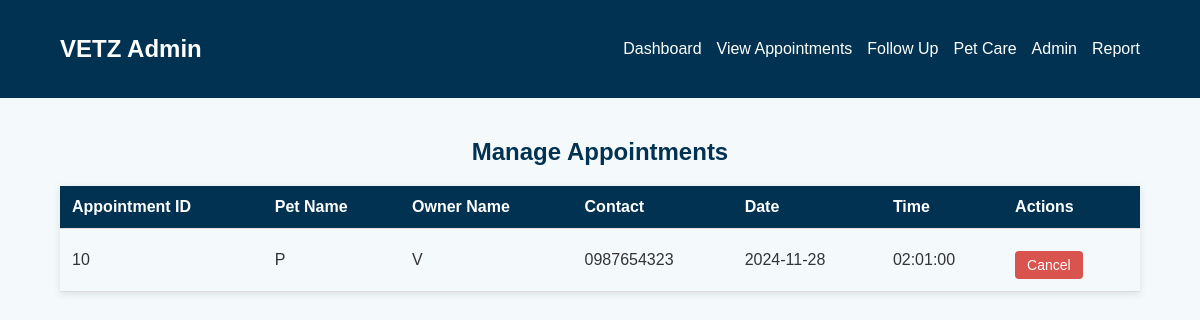
The page /Admin/admin-appointments.php on the database its author committed.
### tables this page shows
CREATE TABLE `Appointment` (
  `AppointmentID` int NOT NULL,
  `PatientID` int DEFAULT NULL,
  `petName` varchar(100) NOT NULL,
  `OwnerName` varchar(100) NOT NULL,
  `Contact` varchar(10) NOT NULL,
  `AppointmentDate` date DEFAULT NULL,
  `AppointmentTime` time DEFAULT NULL
);

### Admin/admin-appointments.php (the view, shortened to what this page needs)
<?php
include('db_connection.php');
$query = "SELECT AppointmentID, petName, OwnerName, Contact, AppointmentDate, AppointmentTime FROM Appointment";
$result = mysqli_query($conn, $query);
?>
<!DOCTYPE html>
<html lang="en">
<head>
    <link rel="stylesheet" href="styles.css">
</head>
<body>
    <header class="navbar">
        <div class="container">
            <div class="logo">VETZ Admin</div>
            <nav>
                <ul class="nav-links">
                    <li><a href="admin-dashboard.html">Dashboard</a></li>
                    <li><a href="admin-appointments.php">View Appointments</a></li>
                    <li><a href="admin-follow-up.html">Follow Up</a></li>
                    <li><a href="admin-pet-care.html">Pet Care</a></li>
                    <li><a href="admin-user.html">Admin</a></li>
                    <li><a href="user_report.php">Report</a></li>
                </ul>
            </nav>
        </div>
    </header>
    <div class="container">
        <h2>Manage Appointments</h2>
        <table class="admin-table" id="appointmentTable">
            <thead>
                <tr>
                    <th>Appointment ID</th>
                    <th>Pet Name</th>
                    <th>Owner Name</th>
                    <th>Contact</th>
                    <th>Date</th>
                    <th>Time</th>
                    <th>Actions</th>
                </tr>
            </thead>
            <tbody>
                <?php while ($row = mysqli_fetch_assoc($result)) : ?>
                    <tr id="row-<?= $row['AppointmentID']; ?>">
                        <td><?= $row['AppointmentID']; ?></td>
                        <td><?= $row['petName']; ?></td>
                        <td><?= $row['OwnerName']; ?></td>
                        <td><?= $row['Contact']; ?></td>
                        <td><?= $row['AppointmentDate']; ?></td>
                        <td><?= $row['AppointmentTime']; ?></td>
                        <td>
                            <button class="danger" onclick="cancelAppointment(<?= $row['AppointmentID']; ?>)">Cancel</button>
                        </td>
                    </tr>
                <?php endwhile; ?>
            </tbody>
        </table>
    </div>
</body>
</html>

### Admin/styles.css (style rules this page uses)
* { margin: 0; padding: 0; box-sizing: border-box; font-family: Arial, sans-serif; }
body { background-color: #f4f9fc; color: #333; }
.container { width: 90%; max-width: 1200px; margin: 0 auto; padding: 20px 0; }
.navbar { background-color: #013251; padding: 15px 0; }
.navbar .container { display: flex; justify-content: space-between; align-items: center; }
.logo { color: #ffffff; font-size: 24px; font-weight: bold; }
.nav-links { list-style-type: none; display: flex; gap: 15px; }
.nav-links a { color: #ffffff; text-decoration: none; font-size: 16px; transition: color 0.3s ease; }
button, .btn { padding: 10px 20px; background-color: #005c7a; color: #ffffff; font-size: 16px; border: none; border-radius: 4px; cursor: pointer; transition: background-color 0.3s, transform 0.2s ease; }
button, .btn { padding: 10px 20px; background-color: #005c7a; color: #ffffff; font-size: 16px; border: none; border-radius: 4px; cursor: pointer; transition: background-color 0.3s, transform 0.2s ease; margin-top: 10px; }
.admin-table { width: 100%; border-collapse: collapse; margin-top: 20px; }
.admin-table th, .admin-table td { padding: 12px 15px; text-align: left; border-bottom: 1px solid #ddd; }
.admin-table th { background-color: #013251; color: #ffffff; font-weight: bold; }
.admin-table button { padding: 6px 12px; font-size: 14px; color: #fff; background-color: #005c7a; border: none; border-radius: 4px; cursor: pointer; transition: background-color 0.3s; margin-right: 5px; }
.admin-table button.danger { background-color: #d9534f; }

### Admin/admin-appointments.php (style rules this page uses)
* { margin: 0; padding: 0; box-sizing: border-box; font-family: Arial, sans-serif; }
body { background-color: #f4f9fc; color: #333; }
.navbar { background-color: #013251; padding: 15px 0; color: white; position: sticky; top: 0; z-index: 1000; }
.navbar .container { display: flex; justify-content: space-between; align-items: center; max-width: 1200px; margin: 0 auto; }
.logo { font-size: 24px; font-weight: bold; }
.nav-links { list-style-type: none; display: flex; gap: 15px; }
.nav-links a { color: white; text-decoration: none; font-size: 16px; transition: color 0.3s ease; }
.container { width: 90%; max-width: 1200px; margin: 20px auto; }
h2 { text-align: center; margin-bottom: 20px; color: #013251; }
.admin-table { width: 100%; border-collapse: collapse; margin-top: 20px; box-shadow: 0 2px 8px rgba(0, 0, 0, 0.1); }
.admin-table th, .admin-table td { padding: 12px; text-align: left; border-bottom: 1px solid #ddd; }
.admin-table th { background-color: #013251; color: white; }
.admin-table button { padding: 6px 12px; font-size: 14px; border: none; border-radius: 4px; cursor: pointer; margin-right: 5px; }
.admin-table button.danger { background-color: #d9534f; color: white; }

### rows shown on the page
appointment: AppointmentID "10", petName "P", OwnerName "V", Contact "0987654323", AppointmentDate "2024-11-28", AppointmentTime "02:01:00"
